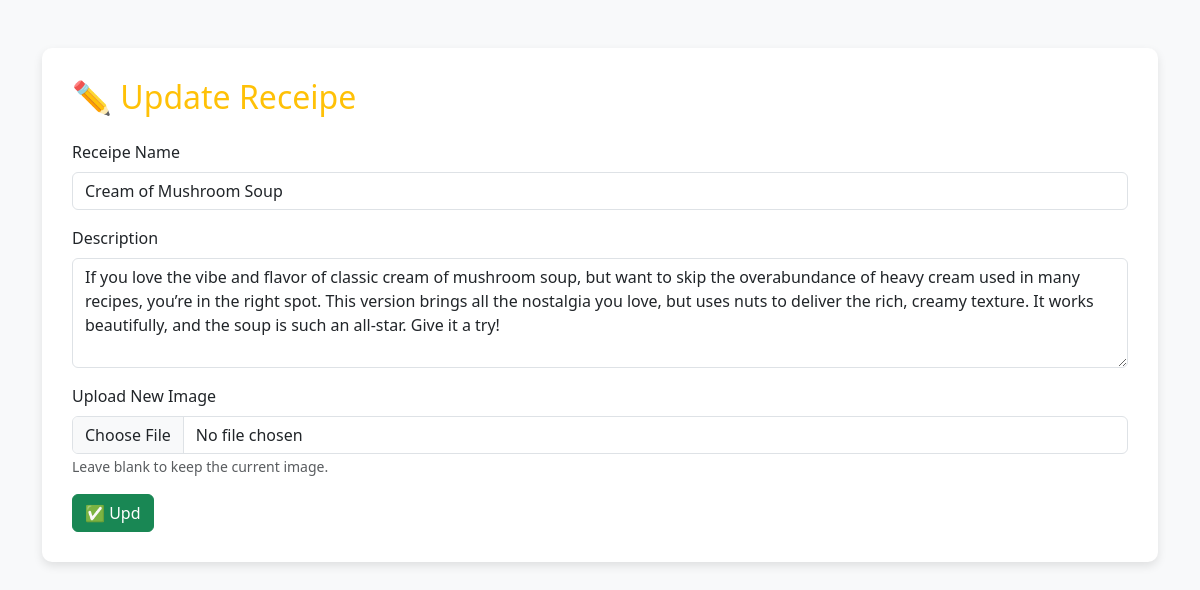
The page /update_receipe/2/ on the database its author committed.
### vege/models.py (models this page shows)
class Receipe(models.Model):
    user = models.ForeignKey(User, on_delete=models.SET_NULL, null=True, blank=True)
    receipe_name = models.CharField(max_length=100)
    receipe_description = models.TextField()
    receipe_image = models.ImageField(upload_to="receipe")
    recipe_view_count=models.IntegerField(default=1)

### vege/views.py (the view, shortened to what this page needs)
# urls.py: path('update_receipe/<id>/',update_receipe,name="update_receipe"),
def update_receipe(request,id):
    queryset=Receipe.objects.get(id=id)
    context={'receipe':queryset}
    return render(request,'update_receipes.html',context)

### vege/templates/update_receipes.html (shortened to what this page needs)
<!DOCTYPE html>
<html lang="en">
<head>
    <link href="https://cdn.jsdelivr.net/npm/bootstrap@5.3.0/dist/css/bootstrap.min.css" rel="stylesheet">
</head>
<body>
<div class="container mt-5">
    <div class="form-section">
        <h2 class="mb-4 text-warning">✏️ Update Receipe</h2>
        <form method="post" enctype="multipart/form-data">
            <div class="mb-3">
                <label for="recipeName" class="form-label">Receipe Name</label>
                <input name="receipe_name" value="{{ receipe.receipe_name }}" required type="text" class="form-control" id="recipeName" placeholder="Enter receipe name">
            </div>
            <div class="mb-3">
                <label for="recipeDescription" class="form-label">Description</label>
                <textarea name="receipe_description" class="form-control" id="recipeDescription" rows="4" placeholder="Describe your receipe">{{ receipe.receipe_description }}</textarea>
            </div>
            <div class="mb-3">
                <label for="recipeImage" class="form-label">Upload New Image</label>
                <input name="receipe_image" class="form-control" type="file" id="recipeImage" accept="image/*">
                <small class="form-text text-muted">Leave blank to keep the current image.</small>
            </div>
            <button type="submit" class="btn btn-success">✅ Upd

### vege/templates/update_receipes.html (style rules this page uses)
body { background-color: #f8f9fa; }
.form-section { background-color: #ffffff; padding: 30px; border-radius: 10px; box-shadow: 0 4px 10px rgba(0, 0, 0, 0.1); }

### rows shown on the page
Receipe: receipe_name "Cream of Mushroom Soup", receipe_description "If you love the vibe and flavor of classic cream of mushroom soup, but want to skip the overabundance of heavy cream used in many recipes, you’re in the right spot. This version brings all the nostalgia you love, but uses nuts to deliver the rich, creamy texture. It works beautifully, and the soup is such an all-star. Give it a try!"
